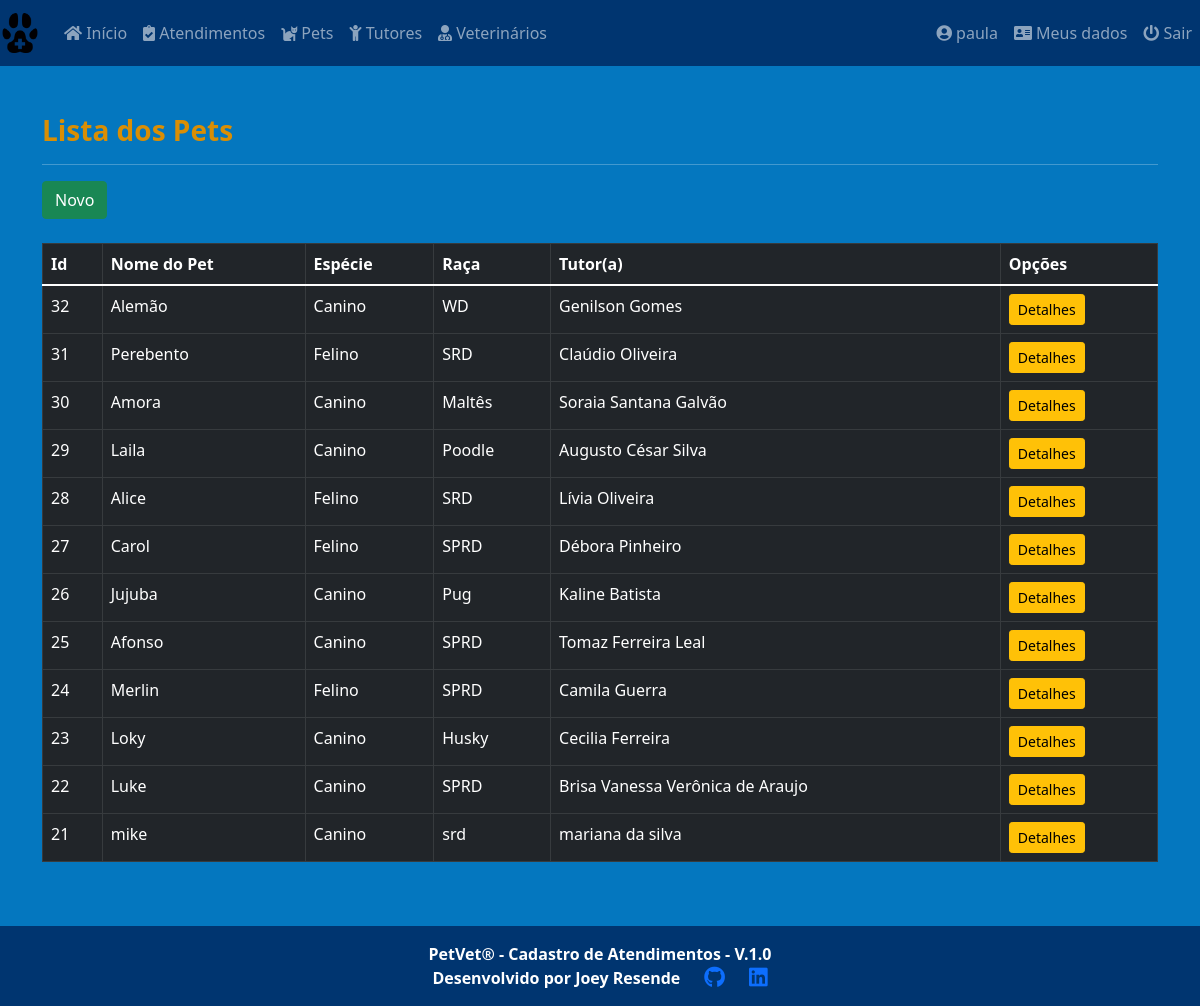
Page /core/pets/ (signed in) on the earlier database version.
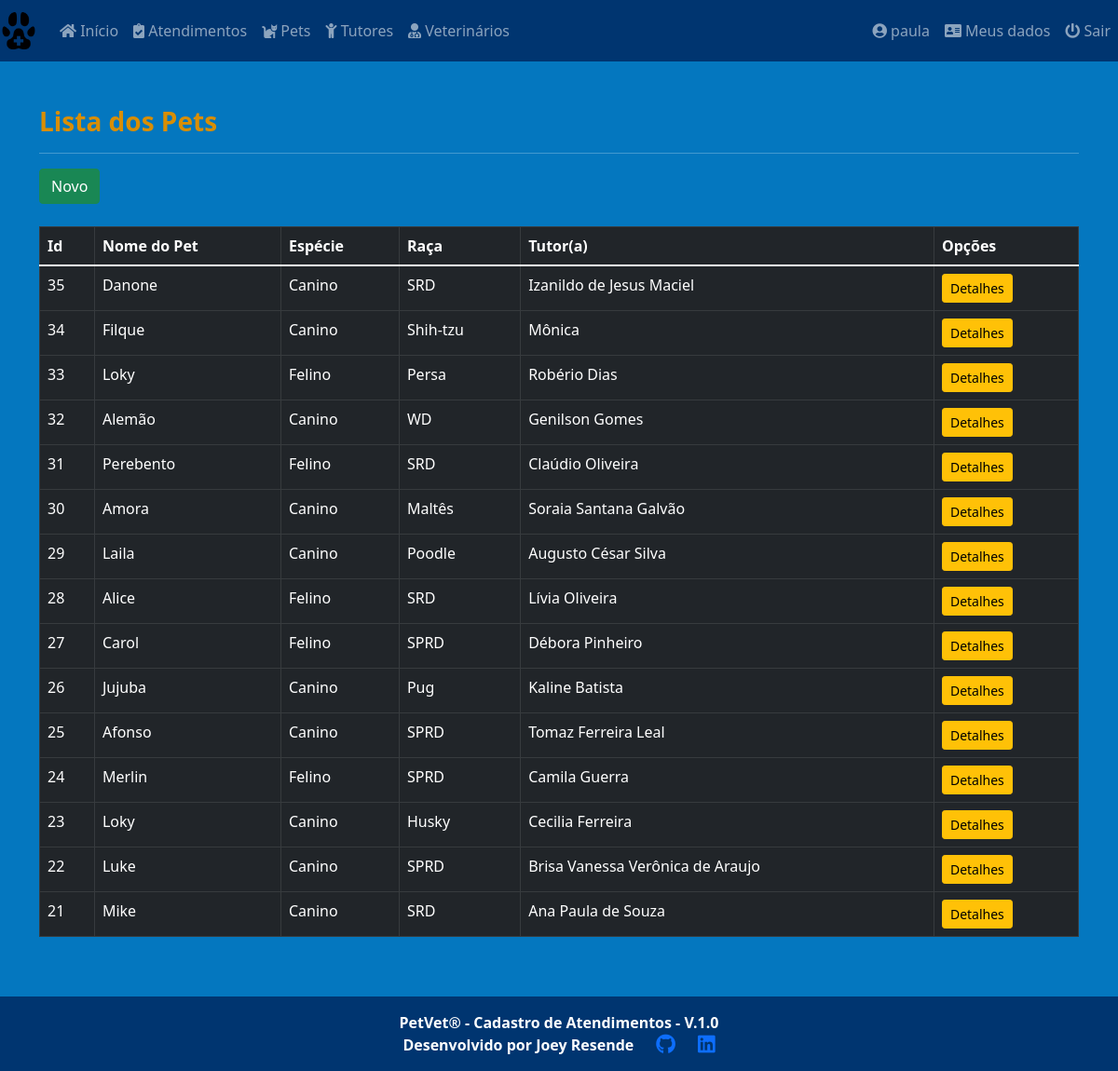
Same page on the later database version.
### core/models.py (models this page shows, shortened)
class Pets(models.Model):
    id = models.AutoField(primary_key=True)
    pet_name = models.CharField(
        max_length=30, verbose_name='Nome do Pet')
    species = models.CharField(
        max_length=20, verbose_name='Espécie')
    breed = models.CharField(
        max_length=30, verbose_name='Raça')
    gender = models.CharField(
        max_length=5, choices=sex_status, verbose_name='Genêro')
    date_of_birth = models.DateField(
        null=True, blank=True, verbose_name='Data de Nascimento')
    castrated = models.CharField(
        max_length=3, choices=castrated_status, default='N', verbose_name='Castrado?')
    weight = models.DecimalField(
        max_digits=6, decimal_places=3, verbose_name='Peso', default=0)
    tutor_name = models.ForeignKey(
        'Tutor', on_delete=models.PROTECT, null=True, verbose_name='Nome do Tutor')
    class Meta:
        ordering = ['-id']

class Tutor(models.Model):
    tutor_name = models.CharField(
        max_length=50, verbose_name='Nome do Tutor')
    cpf = models.CharField(max_length=14, null=True,
                           verbose_name='CPF')
    phone = models.CharField(max_length=15, null=True,
                             verbose_name='Telefone')
    email = models.EmailField(max_length=254, verbose_name='Email')
    cep = models.CharField(max_length=9, verbose_name='Cep')
    street = models.CharField(max_length=40, verbose_name='Rua')
    number = models.IntegerField(verbose_name='Numero')
    district = models.CharField(max_length=40, verbose_name='Bairro')
    city = models.CharField(
        max_length=40, default='Petrolina', verbose_name='Cidade')
    state = models.CharField(
        max_length=40, default='Pernambuco', verbose_name='Estado')
    class Meta:
        ordering = ['tutor_name']
    def __str__(self):
        return self.tutor_name

### core/views.py (the view)
# urls.py: path('pets/', PetList.as_view(), name='pets'),
class PetList(LoginRequiredMixin, ListView):
    login_url = reverse_lazy('login')
    model = Pets
    template_name = 'core/pet_list.html'

### core/templates/core/pet_list.html (shortened to what this page needs)
{% extends 'core/base_model.html' %}
{% load static %}
{% block content %}
<h3><strong>Lista dos Pets</strong></h3>
<hr>
<a href="{% url 'pet_new' %}" class="btn btn-success btn">Novo</a><br><br>
<div class="table-responsive">
  <table class="table table-bordered table-hover table-dark" id="pet_table">
    <thead class="thead-dark">
      <tr>
        <th>Id</th>
        <th>Nome do Pet</th>
        <th>Espécie</th>
        <th>Raça</th>
        <th>Tutor(a)</th>
        <th>Opções</th>
      </tr>
    </thead>
    <tbody>
      {% for each in object_list %}
      <tr>
        <td>{{ each.id }}</td>
        <td>{{ each.pet_name }}</td>
        <td>{{ each.species }}</td>
        <td>{{ each.breed }}</td>
        <td>{{ each.tutor_name }}</td>
        <td>
          <a href="{% url 'pet_detail' each.pk %}" class="btn btn-warning btn-sm">Detalhes</a>
        </td>
      </tr>
      {% empty %}
      <tr>
        <td colspan="6">Nenhum Pet cadastrado.</td>
      </tr>
      {% endfor %}
    </tbody>
  </table>
</div>
{% endblock %}

Differences in the rows shown:
added Pets: id "35", pet_name "Danone", species "Canino", breed "SRD", tutor_name "Izanildo de Jesus Maciel"
added Pets: id "34", pet_name "Filque", species "Canino", breed "Shih-tzu", tutor_name "Mônica"
added Pets: id "33", pet_name "Loky", species "Felino", breed "Persa", tutor_name "Robério Dias"
changed Pets id 21: pet_name "mike" → "Mike"; breed "srd" → "SRD"; tutor_name "mariana da silva" → "Ana Paula de Souza"
